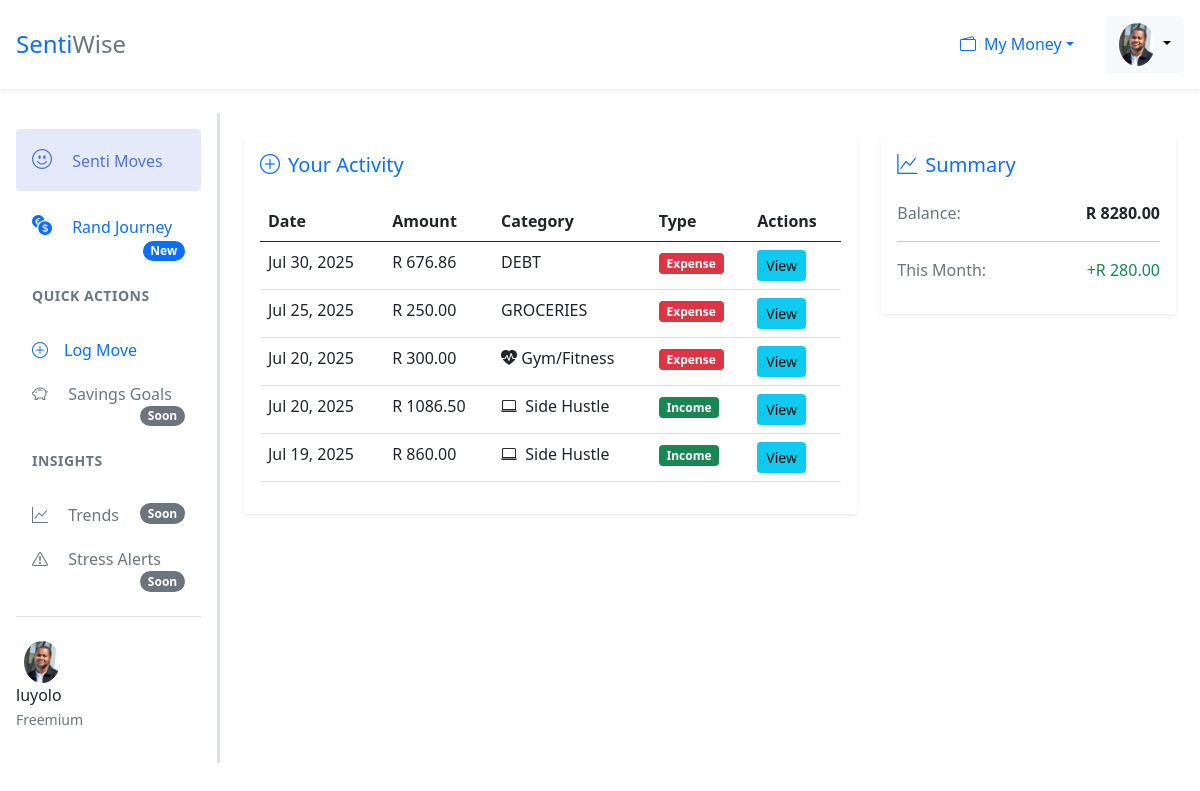
The page /dashboard (signed in) on the database its author committed.
### transactions/models.py (models this page shows, shortened)
class Transaction(models.Model):
    TRANSACTION_TYPES = (
        ('income', 'Income'),
        ('expense', 'Expense'),
    )
    user = models.ForeignKey(User, on_delete=models.CASCADE, related_name='transactions')
    amount = models.DecimalField(max_digits=10, decimal_places=2)
    category = models.CharField(max_length=22, choices=Category.DEFAULT_CATEGORIES) # preset categories in form
    date = models.DateField()
    type = models.CharField(max_length=7, choices=TRANSACTION_TYPES)
    description = models.CharField(max_length=255, blank=True)

### transactions/views.py (the view)
# urls.py: path('dashboard', transactions_user_dashboard, name='dashboard'),
@login_required(login_url='login')
def transactions_user_dashboard(request):
    form = TransactionForm()
    transactions = Transaction.objects.filter(user=request.user).order_by('-date')
    context = {
        'form': form,
        'transactions': transactions,
        'total_income': sum(t.amount for t in transactions if t.type == 'income'),
        'total_expences': sum(t.amount for t in transactions if t.type == 'expense'),
    }
    return render(request, "transactions/dashboard.html", context)

### transactions/templates/transactions/dashboard.html
{% extends 'transactions/index.html' %}
{% load crispy_forms_tags %}
{% load static %}
{% block content %}
<div class="tracker-container">
  <div class="d-flex">
    <nav class="tracker-sidebar bg-white p-3 border-end border-secondary-emphasis border-3" style="width: 220px;">
      <ul class="nav flex-column">
        <li class="nav-item">
          <a class="nav-link active py-3 px-3 mb-1 rounded" href="{% url 'dashboard' %}" data-bs-toggle="tooltip" title="Dashboard" alt="dashboard">
            <i class="bi bi-emoji-smile me-3 fs-5"></i>
            <span class="fw-medium">Senti Moves</span>
          </a>
        </li>
        <li class="nav-item">
          <a class="nav-link py-3 px-3 mb-1 rounded" href="{% url 'list_transaction' %}" data-bs-toggle="tooltip" title="Track your income and spending">
            <i class="bi bi-currency-exchange me-3 fs-5"></i>
            <span class="fw-medium">Rand Journey</span>
            <span class="badge bg-primary rounded-pill float-end">New</span>
          </a>
        </li>
        <li class="nav-section-header mt-4 mb-4 px-3 text-uppercase small text-muted fw-bold">Quick Actions</li>
        <li class="nav-item">
          <a class="nav-link py-2 px-3 mb-1 rounded" href="{% url 'add_transaction' %}" data-bs-toggle="tooltip" title="Add transactions" alt="add transactions">
            <i class="bi bi-plus-circle me-3"></i>Log Move
          </a>
        </li>
        <li class="nav-item">
          <a class="nav-link py-2 px-3 mb-1 rounded" href="#">
            <i class="text-muted bi bi-piggy-bank me-3"></i>
            <span class="text-muted">Savings Goals</span>
            <span class="badge bg-secondary rounded-pill float-end">Soon</span>
          </a>
        </li>
        <li class="nav-section-header mt-4 mb-4 px-3 text-uppercase small text-muted fw-bold">Insights</li>
        <li class="nav-item">
          <a class="nav-link py-2 px-3 mb-1 rounded" href="#">
            <i class="text-muted bi bi-graph-up me-3"></i>
            <span class="text-muted">Trends</span>
            <span class="badge bg-secondary rounded-pill float-end">Soon</span>
          </a>
        </li>
        <li class="nav-item">
          <a class="nav-link py-2 px-3 mb-1 rounded" href="#">
            <i class="text-muted bi bi-exclamation-triangle me-3"></i>
            <span class="text-muted">Stress Alerts</span>
            <span class="badge bg-secondary rounded-pill float-end">Soon</span>
          </a>
        </li>
      </ul>
      <br>
      <div class="sidebar-footer mt-auto pt-4 border-top">
        <div class="d-flex align-items-center px-2">
          <img src="{% static 'images/luyolo.jpg' %}" width="36" class="rounded-circle me-2">
        </div>
          <div>
            <div class="fw-medium">{{ request.user }}</div>
            <small class="text-muted">Freemium</small>
          </div>
      </div>
    </nav>
    <main class="tracker-main-content p-4 flex-grow-1">
      <div class="row">
        <div class="col-lg-8">
          <div class="card border-0 shadow-sm mb-4">
            <div class="card-body">
              <h5 class="card-title text-primary mb-4">
                <i class="bi bi-plus-circle me-2"></i>Your Activity
              </h5>
              <table class="table table-hover">
                  <thead>
                      <tr>
                        <th>Date</th>
                        <th>Amount</th>
                        <th>Category</th>
                        <th>Type</th>
                        <th>Actions</th>
                      </tr>
                  </thead>
                  <tbody>
                      {% for t in transactions %}
                      <tr>
                          <td>{{ t.date|date:"M d, Y" }}</td>
                          <td>R {{ t.amount }}</td>
                          <td>
                            {% if t.category == 'SALARY' %}
                                <i class="bi bi-briefcase me-1"></i> Work/Salary
                              {% elif t.category == 'SIDE_HUSTLE' %}
                                <i class="bi bi-laptop me-1"></i> Side Hustle
                              {% elif t.category == 'GYM' %}
                                <i class="bi bi-heart-pulse-fill"></i> Gym/Fitness
                              {% else %}
                                {{ category_display|default:t.category }}
                            {% endif %}
                          </td>
                          <td>
                              <span class="badge {% if t.type == 'income' %}bg-success{% else %}bg-danger{% endif %}">
                                  {{ t.type|title }}
                              </span>
                          </td>
                          <td>
                              <a href="{% url 'detail_transaction' t.id %}" class="btn btn-sm btn-info">View</a>
                          </td>
                      </tr>
                      {% endfor %}
                  </tbody>
              </table>
            </div>
          </div>
        </div>
        <div class="col-lg-4">
          <div class="card border-0 shadow-sm">
            <div class="card-body">
              <h5 class="card-title text-primary mb-4">
                <i class="bi bi-graph-up me-2"></i>Summary
              </h5>
              <div class="d-flex justify-content-between mb-3">
                <span class="text-muted">Balance:</span>
                <span class="fw-bold">R 8280.00</span>
              </div>
              <hr>
              <div class="d-flex justify-content-between mb-3">
                <span class="text-muted">This Month:</span>
                <span class="text-success">+R 280.00</span>
              </div>
            </div>
          </div>
        </div>
      </div>
    </main>
  </div>
</div>
{% endblock %}

### transactions/templates/transactions/index.html (style rules this page uses)
.nav-section-header { letter-spacing: 0.5px; }
.nav-link { transition: all 0.2s ease; }
.nav-link.active { background-color: rgba(78, 115, 223, 0.15); color: #4e73df !important; }
.sidebar-footer { padding-bottom: 1rem; }

### rows shown on the page
Transaction: date "Jul 30, 2025", amount "676.86", category "DEBT", type "Expense"
Transaction: date "Jul 25, 2025", amount "250.00", category "GROCERIES", type "Expense"
Transaction: date "Jul 20, 2025", amount "300.00", category "GYM" (drawn), type "Expense"
Transaction: date "Jul 20, 2025", amount "1086.50", category "SIDE_HUSTLE" (drawn), type "Income"
Transaction: date "Jul 19, 2025", amount "860.00", category "SIDE_HUSTLE" (drawn), type "Income"

### other values the page prints
{{ request.user }} "luyolo"
